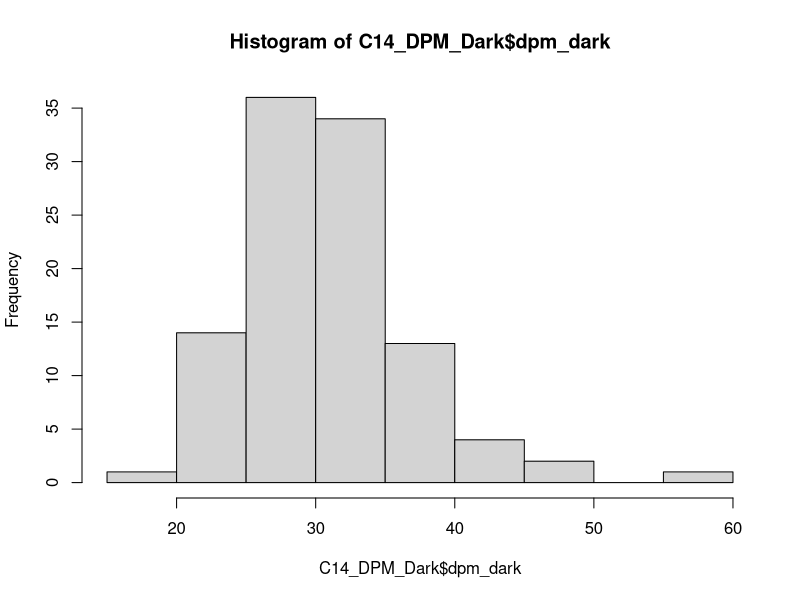
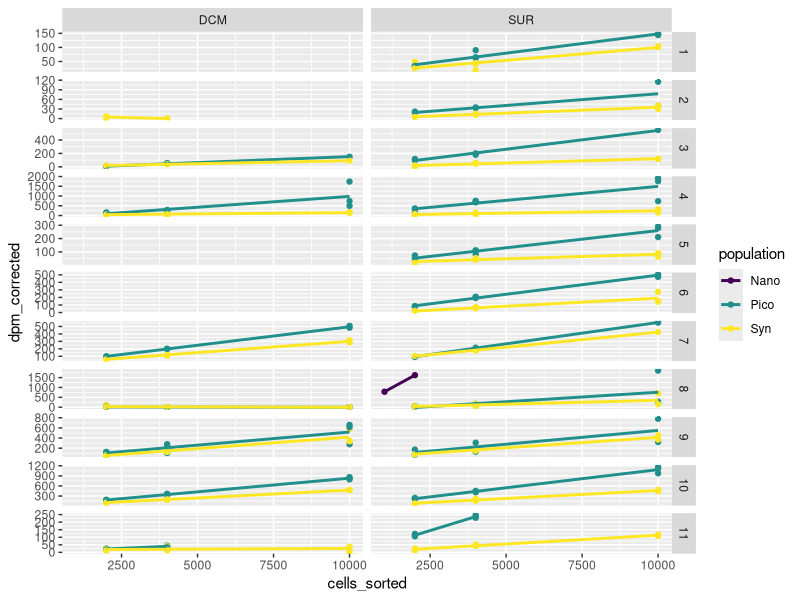
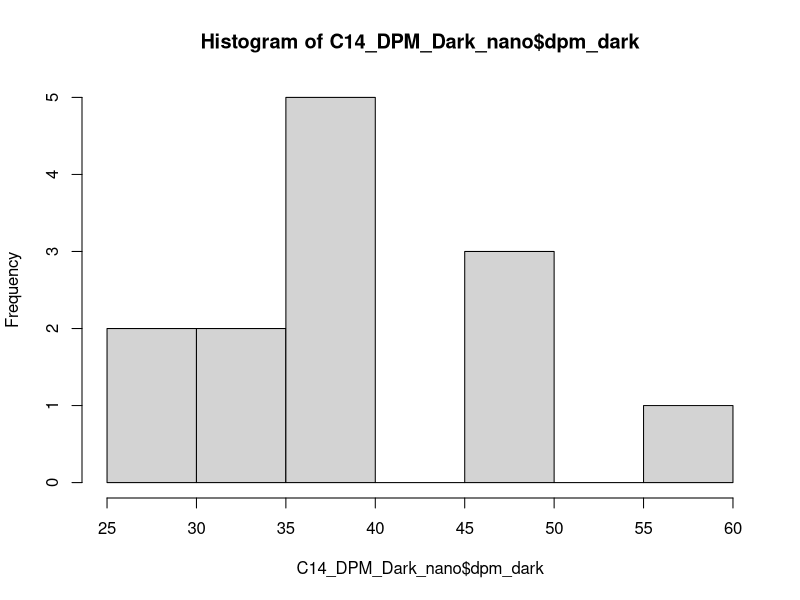
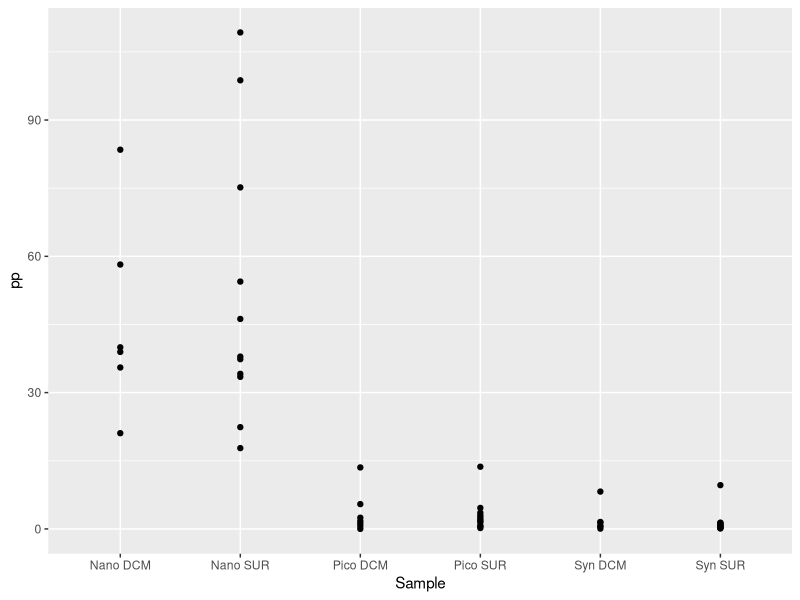
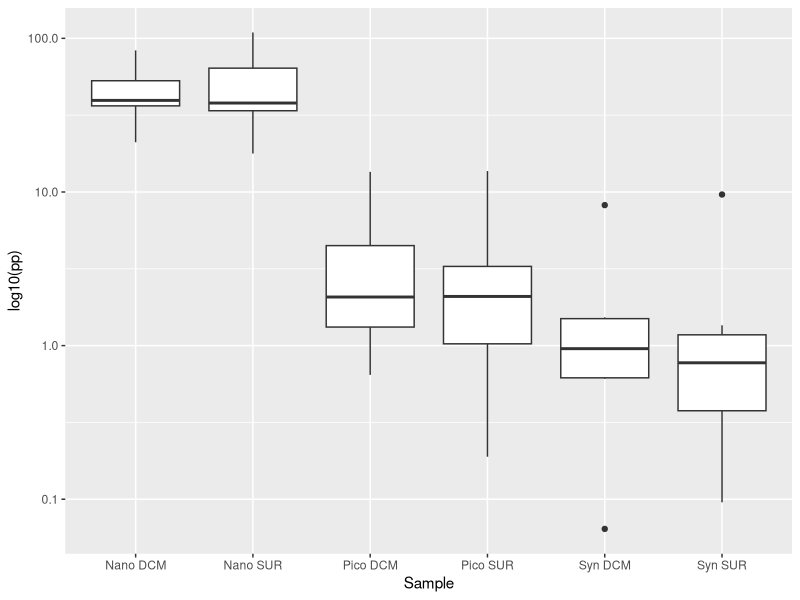
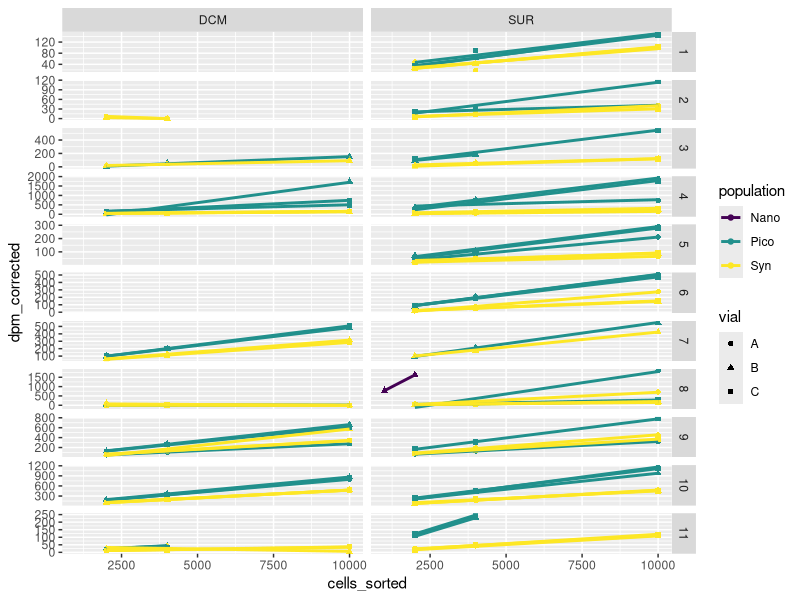

The R source for these figures, in order: (Note: this script raises an error after producing the figures.)
## ---- chunk 1
  knitr::opts_chunk$set(message=FALSE,
                        warning=FALSE,
                        cache=TRUE,
                        tidy=FALSE)
## ---- chunk 2
library(dplyr)
library(tidyverse)
library(ggplot2)
library(broom)
## ---- chunk 3
C14_DPM <- readxl::read_excel("TAN1810_14C-Pico_25052020_QA_1.0.xlsx", sheet = "Complete data TAN1810", skip = 11) %>%
  dplyr::select (`Cycle#`, `EXP#`, SAMPLE, `Vial code             (i - initials, A to C - light incubation, D - dark)`, `sorting population`, `Cells sorted`, DPM1, DIC, `SA_dpm_mL`) %>%   
     rename(cycle = `Cycle#`,
            exp = `EXP#`,
            sample = SAMPLE, 
            vial = `Vial code             (i - initials, A to C - light incubation, D - dark)`, 
            population = `sorting population`, 
            cells_sorted = `Cells sorted`, 
            dpm = DPM1,
            SA = `SA_dpm_mL`) %>%
    filter(population != "Nano" | (population == "Nano" & exp == 8 & sample == "SUR" & vial == "B") | (population == "Nano" & exp == 8 & sample == "SUR" & vial == "D")) %>%
    filter(!(exp == 3 & sample == "SUR" & vial == "A" & population == "Pico")) %>%
    filter(!(exp == 2 & sample == "DCM" & vial == "A" & population == "Pico")) %>%
     group_by(cycle, exp, sample, vial, population, cells_sorted) %>% 
     summarize(cells_sorted = mean(cells_sorted),
               dpm= mean(dpm),
               DIC = mean(DIC),
               SA = mean(SA)) %>%
    ungroup()

    
  
C14_DPM
## ---- chunk 4
C14_DPM_Dark <- C14_DPM %>% 
  filter(vial == "D") %>% 
  rename(dpm_dark = dpm) %>% 
  dplyr::select(-vial) # Remove the vial column
C14_DPM_Dark
# Check the values of dpm dark with histogram. The values are normally distributed, concentrated around the mean.
hist(C14_DPM_Dark$dpm_dark)
mean(C14_DPM_Dark$dpm_dark)
## ---- chunk 5
C14_DPM_corrected <- left_join(C14_DPM,C14_DPM_Dark) %>% 
  filter (vial != "D") %>% 
  # DV - The next line replace dpm_dark to average dpm_dark if no value. Checked with histogram above.
  mutate(dpm_dark = case_when (is.na(dpm_dark) ~ mean(dpm_dark, na.rm = TRUE),
                               TRUE ~ dpm_dark))  %>% 
  # DV - The next line set dpm_correct to zero if negative, as negative values are all close to zero.
  mutate(dpm_corrected = case_when (dpm >= dpm_dark ~ dpm - dpm_dark,
                                    TRUE ~0)) 

C14_DPM_corrected  
## ---- chunk 6
 reg_plot <- ggplot(data = C14_DPM_corrected, aes(x=cells_sorted, y=dpm_corrected, color=population)) +
  geom_point() + stat_smooth(method="lm", se=FALSE) +
  facet_grid(rows=vars(exp), cols=vars(sample), scales = "free_y") +
  scale_color_viridis_d()
reg_plot
## ---- chunk 7
C14_DPM_model_1 <- C14_DPM_corrected %>%
  group_by(cycle, exp, sample, population, DIC, SA) %>% 
  tidyr::nest() %>% 
  mutate(
    fit = purrr::map(data, ~ lm(dpm_corrected ~ cells_sorted, data = .x)),
    tidied = purrr::map(fit, tidy)
  ) %>% 
  unnest(tidied)

C14_DPM_model_output_1 <- C14_DPM_model_1 %>% 
  select(exp:population, term, estimate) %>% 
  pivot_wider(names_from="term", values_from ="estimate" ) %>% 
  rename (slope = cells_sorted, intercept = `(Intercept)`)

C14_DPM_model_output_1
  
## ---- chunk 8
pp_cal_1 <- mutate(C14_DPM_model_output_1, pp = DIC*slope*(1/(SA*24))*10^9*1.05) %>%
  ungroup() %>%
  filter(pp >= 0) # remove negative pp values

# add missing rows for data analysis later
pp_cal_1 <- complete(pp_cal_1, nesting(cycle, exp, sample), population) 
  
pp_cal_1
## ---- chunk 9
# Changed the excel sheet read, with final dpm and DIC values
C14_DPM_nano <- readxl::read_excel("TAN1810_14C-Pico_25052020_QA_1.0.xlsx", sheet = "Complete data TAN1810", skip = 11)%>% 
  dplyr::select (`Cycle#`, `EXP#`, SAMPLE, `Vial code             (i - initials, A to C - light incubation, D - dark)`, `sorting population`, `Cells sorted`, DPM1, DIC, `SA_dpm_mL`) %>%   
     rename(cycle = `Cycle#`,
            exp = `EXP#`,
            sample = SAMPLE, 
            vial = `Vial code             (i - initials, A to C - light incubation, D - dark)`, 
            population = `sorting population`, 
            cells_sorted = `Cells sorted`, 
            dpm = DPM1,
            SA = `SA_dpm_mL`) %>%
    filter(population == "Nano" | (exp == 2 & sample == "DCM" & vial == "A" & population == "Pico")) %>%
    filter(!(exp == 5 & sample == "SUR" & vial =="D")) %>%
    filter(!(exp == 7 & sample == "SUR")) %>%
    filter(!(exp == 7 & sample == "DCM")) %>%
    filter(!(exp == 8 & sample == "DCM")) %>%
    filter(!(exp == 8 & sample == "SUR" & vial == "C" & cells_sorted == 2000)) %>%
    filter(!(exp == 6 & sample == "SUR" & vial == "A" & dpm == 384)) %>%
    filter(!(exp == 8 & sample == "SUR" & vial == "B")) %>%
    filter(!(exp == 8 & sample == "SUR" & vial == "D" & cells_sorted == 2000)) %>% 
    mutate(vial = case_when((exp == 1 & sample == "SUR" & vial == "C") ~ "D",
                            (exp == 1 & sample == "SUR" & vial == "D") ~ "C",
                            TRUE ~ vial)) %>% 
   group_by(cycle, exp, sample, vial, population, cells_sorted) %>% 
   summarize(cells_sorted = mean(cells_sorted),
             dpm= mean(dpm),
             DIC = mean(DIC),
             SA = mean(SA)) %>%
    ungroup()

C14_DPM_nano
## ---- chunk 10
 C14_DPM_Dark_nano <- C14_DPM_nano %>% 
  filter(vial == "D") %>% 
  rename(dpm_dark = dpm) %>% 
  dplyr::select(-vial)  # Remove the vial column
C14_DPM_Dark_nano
# Check the values of dpm dark with histogram.
hist(C14_DPM_Dark_nano$dpm_dark)
mean(C14_DPM_Dark_nano$dpm_dark)
## ---- chunk 11
C14_DPM_corrected_nano <- left_join(C14_DPM_nano,C14_DPM_Dark_nano) %>% 
  filter (vial != "D") %>% 
  # DV - The next line replace dpm_dark to average dpm_dark if no value. Checked with histogram above.
  mutate(dpm_dark = case_when (is.na(dpm_dark) ~ mean(dpm_dark, na.rm = TRUE),
                               TRUE ~ dpm_dark))  %>% 
  # DV - The next line set dpm_correct to zero if negative, as negative values are all close to zero.
  mutate(dpm_corrected = case_when (dpm >= dpm_dark ~ dpm - dpm_dark,
                                    TRUE ~0)) 
C14_DPM_corrected_nano
## ---- chunk 12
# merge tables
pp_cal_nano <-  C14_DPM_corrected_nano %>%
  group_by(SA, population, cycle, DIC, exp, sample) %>%
  mutate(mean_dpm_corrected=mean(dpm_corrected)) %>% #calculate mean
  select(-vial, -dpm, -dpm_dark, -dpm_corrected) %>%
  distinct() #remove duplicates

pp_cal_nano
## ---- chunk 13
pp_cal_nano <- mutate(pp_cal_nano, pp = DIC*mean_dpm_corrected*(1/(SA*24*cells_sorted))*10^9*1.05) %>% 
  ungroup() %>%
  filter(pp >= 0) # remove negative pp values

# add missing rows for data analysis later
pp_cal_nano <- complete(pp_cal_nano, nesting(cycle, exp, sample), population) %>%
  select(-SA, -DIC)%>%
  ungroup()
  
pp_cal_nano
## ---- chunk 14
pp_cal_1_join<-full_join(pp_cal_1,pp_cal_nano) %>%
  select(-SA,-intercept, -slope, -DIC, -cells_sorted, -mean_dpm_corrected)%>%
  arrange(cycle, exp, sample, population)
pp_cal_1_join
## ---- chunk 15
pp_cal_table <- pp_cal_1_join %>% 
  group_by(population,sample) %>% 
  summarise(pp_mean = mean(pp, na.rm = TRUE),
            ssd = sd(pp, na.rm = TRUE),
            count = n()) %>%
  mutate(se = ssd / sqrt(count),
        lower_CI = pp_mean - qt(1 - (0.05 / 2), count - 1) * se,
        upper_CI = pp_mean + qt(1 - (0.05 / 2), count - 1) * se) %>%
  select(population, sample, pp_mean, se, lower_CI, upper_CI)%>%
  rename(Population = population,
         Depth = sample,
         `Mean primary production rate (fgC/h/cell)` = pp_mean,
         `Standard error` = se,
         `Lower CI` = lower_CI,
         `Upper CI` = upper_CI)

pp_cal_point <- pp_cal_1_join %>% 
  ggplot() +
  geom_point(aes(x= str_c(population,sample,  sep=" "), y = pp)) +
  xlab("Sample")

pp_cal_boxplot <- pp_cal_1_join %>% 
  ggplot() +
  geom_boxplot(aes(x= str_c(population,sample,  sep=" "), y = pp)) +
  xlab("Sample") +
  scale_y_continuous(trans='log10')+
  ylab("log10(pp)")

pp_cal_table
pp_cal_point
pp_cal_boxplot
## ---- chunk 16
library(xtable)
print(xtable(pp_cal_table),
      comment = FALSE)
## ---- chunk 17
 ggplot(data = C14_DPM_corrected, aes(x=cells_sorted, y=dpm_corrected, color=population, shape=vial)) +
  geom_point() + stat_smooth(method="lm", se=FALSE) +
  # DV - Set the y_scale to free so that graph is more easy to read
  facet_grid(rows=vars(exp), cols=vars(sample), scales = "free_y") +
  scale_color_viridis_d()
## ---- chunk 18
 C14_DPM_model_2 <- C14_DPM_corrected %>%
  group_by(cycle, exp, station, depth, sample, population, vial, SA) %>% 
  tidyr::nest() %>% 
  mutate(
    fit = purrr::map(data, ~ lm(dpm_corrected ~ cells_sorted, data = .x)),
    tidied = purrr::map(fit, tidy)
  ) %>% 
  unnest(tidied)

C14_DPM_model_output_2 <- C14_DPM_model_2 %>% 
  dplyr::select(exp:population, term, estimate) %>% 
  pivot_wider(names_from="term", values_from ="estimate" ) %>% 
  rename (slope = cells_sorted, intercept = `(Intercept)`)

C14_DPM_model_output_2
  
## ---- chunk 19
# merge tables
pp_cal_2 <- left_join(C14_DPM_model_output_2, DIC_data_corrected)
pp_cal_2
## ---- chunk 20
pp_cal_2 <- mutate(pp_cal_2, pp = DIC*slope*(1/(SA*24))*10^9*1.05) %>%
  ungroup() %>%
  select( -c(station, depth)) %>%
  filter(pp >= 0) # remove negative pp values

# add missing rows for data analysis later
pp_cal_2 <- complete(pp_cal_2, nesting(cycle, exp, sample), vial, population) 
  
pp_cal_2
## ---- chunk 21
 
pp_cal_2 %>% 
  group_by(population, sample) %>% 
  summarise(pp_mean = mean(pp, na.rm = TRUE))

pp_cal_2 %>% 
  ggplot() +
  geom_point(aes(x= str_c(population,sample,  sep=" "), y = pp)) +
  xlab("Sample")

pp_cal_2 %>% 
  ggplot() +
  geom_boxplot(aes(x= str_c(population,sample,  sep=" "), y = pp)) +
  xlab("Sample")
